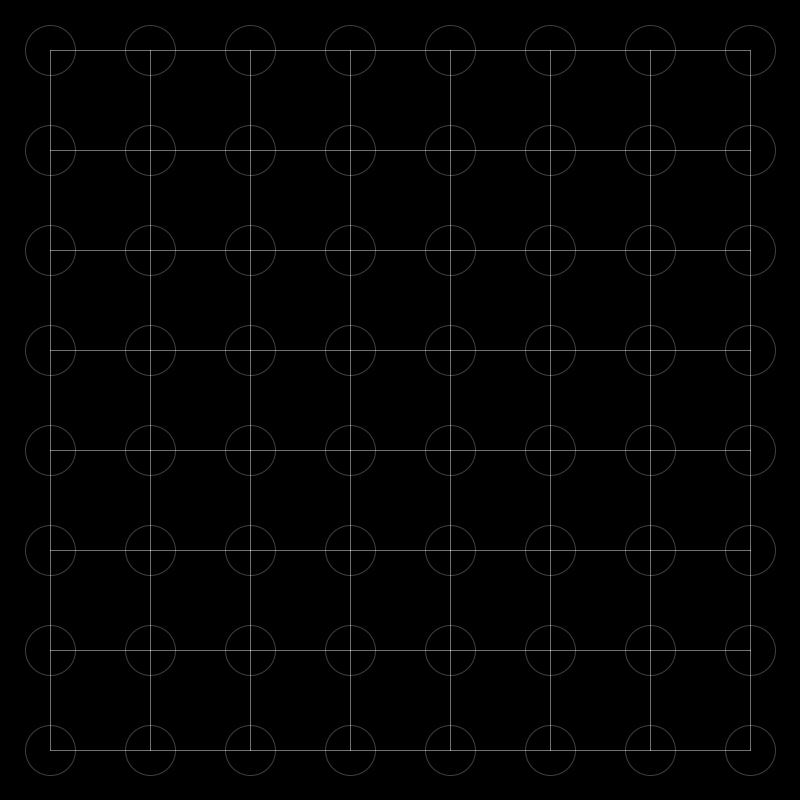
Frame 1 (no input)
Frame 60 (the mouse pressed at the canvas centre just before this capture): identical to frame 1, image omitted
Frame 120 (the mouse held since frame 60 and released just before this capture): identical to frame 1, image omitted

The Processing sketch that drew this single still picture (run headless with seeded random() and noise(); from frame 60 on, the mouse is pressed at the canvas centre):

// Processing sketch: road_maps
// ── road_maps.pde


boolean OOB(int x, int y) {
  return (x < 0 || x > TA - 1 || y < 0 || y > TD-1);
}

Node[][] nodes;
final int NODE_DIST = 100;
int TA, TD;
void setup() {
  size(800, 800);
  TA = width / NODE_DIST;
  TD = height / NODE_DIST;

  nodes = new Node[TA][TD];

  for (int x = 0; x < TA; x += 1) {
    for (int y = 0; y < TD; y += 1) {
      nodes[x][y] = new Node(x, y);
    }
  }

  for (int x = 0; x < TA; x += 1) {
    for (int y = 0; y < TD; y += 1) {
      nodes[x][y].setNeighbours();
    }
  }
}

Node pathStart, pathEnd;
PathFinder path;

Node getRandomNode() {
  int xx = floor(random(TA));
  int yy = floor(random(TD));

  return nodes[xx][yy];
}
void mouseReleased() {
  pathStart = getRandomNode();
  pathEnd = null;
  while(pathEnd == null) {
    pathEnd = getRandomNode();
    if (pathEnd.equals(pathStart)) {
      pathEnd = null;
    }
    
  }
  println("finding new path from " + pathStart + " to " + pathEnd);
  path = new PathFinder(pathStart, pathEnd);
  if (!path.findPath()) {
    println("could not find path");
    path = null;
  } else {
    println("path length = " + path.path.size());
  }
}

void draw() {
  background(0);

  for (int x = 0; x < TA; x += 1) {
    for (int y = 0; y < TD; y += 1) {
      nodes[x][y].draw();
    }
  }
  
  if (path != null && pathStart != null && pathEnd != null) {
    
    noFill();
    PVector prev = null;
    for (Node n : path.path) {
      stroke(255,0,0);
      ellipse(n.pos.x, n.pos.y, 5, 5);
      
      if (prev != null) {
        stroke(255,128);
        strokeWeight(2);
        line(prev.x, prev.y, n.pos.x, n.pos.y);
        strokeWeight(1);
      }
      prev = n.pos;
    }
  }
}

// ── Astar.pde
class PathFinder {

  Node start, end;
  ArrayList<Node> path = new ArrayList<Node>();
  ArrayList<Node> open = new ArrayList<Node>();
  ArrayList<Node> closed = new ArrayList<Node>();

  HashMap<Node, Node> cameFrom = new HashMap<Node, Node>();
  HashMap<Node, Float> gScore = new HashMap<Node, Float>();
  HashMap<Node, Float> fScore = new HashMap<Node, Float>();

  float G(Node n) {
    if (gScore.containsKey(n)) {
      return gScore.get(n);
    } else {
      return Float.MAX_VALUE;
    }
  }

  float F(Node n) {
    if (fScore.containsKey(n)) {
      return fScore.get(n);
    } else {
      return Float.MAX_VALUE;
    }
  }
  
  
  


  PathFinder(Node start, Node end) {
    this.start = start;
    this.end = end;
    open.add(start);
    gScore.put(start, 0.0);
    fScore.put(start, h(start));
  }

  void reconstruct(Node current) {
    path.clear();
    
    path.add(current);
    while (cameFrom.containsKey(current)) {
      current = cameFrom.get(current);
      path.add(0,current);
    }
    
  }


  boolean findPath() {
    while (!open.isEmpty()) {
      Node current = null;
      float lowestF = Float.MAX_VALUE;
      for (Node n : open) {

        float f = F(n);
        if (current == null || f < lowestF) {
          current = n;
        }
      }
      println("current = " + current);


      if (current != null) {
        if (current.equals(end)) {
          println("found end");
          reconstruct(current);
          return true;
        }
        
        
        open.remove(current);


        for (Node nn : current.neighbours) {
          
          float tg = G(current) + PVector.dist(current.pos, nn.pos);
          println("\tn = " + nn + " tg = " + tg + " g(nn) = " + G(nn));
          if (tg < G(nn)) {
            println("changin path " + nn + " --> " + current);
            cameFrom.put(nn, current);
            gScore.put(nn, tg);
            fScore.put(nn, tg + h(nn));
            if (!open.contains(nn)) {
              open.add(nn);
            }
          }
          
        }
      }
    }

    return false;
  }

  float h(Node n) {
    return PVector.dist(end.pos, n.pos);//dist(n.x, n.y, end.x, end.y);
  }
}

// ── Node.pde
class Node {

  final int x, y;
  PVector pos;

  int hashCode() {
    return y * TA + x;
  }
  
  @Override
  String toString() {
    return "Node " + hashCode() + " (" + x + "," + y + ")";
  }
  
  @Override
    boolean equals(Object o) {
    if (o instanceof Node) {
      if (o.hashCode() == hashCode()) {
        return true;
      }
    }
    return false;
  }

  ArrayList<Node> neighbours = new ArrayList<Node>();
  Node(int x, int y) {
    this.x = x;
    this.y = y;
    float nd = (float)NODE_DIST / 2.0;
    pos = new PVector(nd + (x * NODE_DIST), nd + (y * NODE_DIST));
  }

  void setNeighbours() {
    setNeighbour(x-1, y);
    setNeighbour(x+1, y);
    setNeighbour(x, y-1);
    setNeighbour(x, y+1);
  }

  void draw() {
    stroke(255, 64);
    noFill();
    ellipse(pos.x, pos.y, NODE_DIST / 2, NODE_DIST / 2);

    for (Node n : neighbours) {
      line(pos.x, pos.y, n.pos.x, n.pos.y);
    }
  }

  void setNeighbour(int xx, int yy) {
    if (!OOB(xx, yy)) {
      Node n = nodes[xx][yy];
      if (!equals(n) && !neighbours.contains(n)) {
        neighbours.add(n);
      }
    }
  }
}
